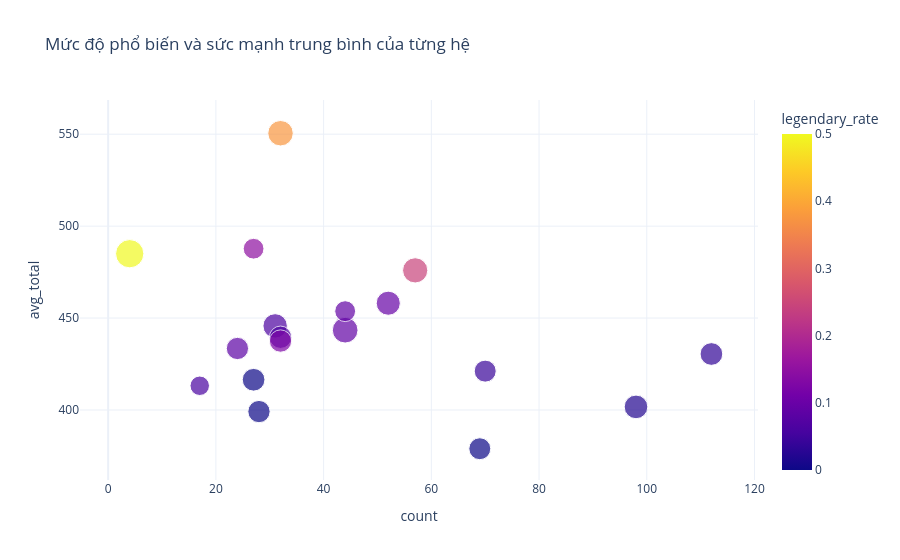

The cell this chart's notebook holds for it:
### Code cell
type_summary = (
    df.groupby("Type 1", as_index=False)
      .agg(
          count=("Name", "count"),
          avg_total=("Total", "mean"),
          avg_speed=("Speed", "mean"),
          legendary_rate=("Legendary", "mean")
      )
)

fig5 = px.scatter(
    type_summary,
    x="count", y="avg_total",
    size="avg_speed", color="legendary_rate",
    hover_name="Type 1",
    title="Mức độ phổ biến và sức mạnh trung bình của từng hệ",
    template="plotly_white"
)
fig5.show()

### Figure 1 — Plotly figure (JSON) as saved in the notebook; plotly's stock layout.template omitted (floating-point values rounded to 4 significant figures)
{"data": [{"hovertemplate": "<b>%{hovertext}</b><br><br>count=%{x}<br>avg_total=%{y}<br>avg_speed=%{marker.size}<br>legendary_rate=%{marker.color}<extra></extra>", "hovertext": ["Bug", "Dark", "Dragon", "Electric", "Fairy", "Fighting", "Fire", "Flying", "Ghost", "Grass", "Ground", "Ice", "Normal", "Poison", "Psychic", "Rock", "Steel", "Water"], "legendgroup": "", "marker": {"color": [0.0, 0.06452, 0.375, 0.09091, 0.05882, 0.0, 0.09615, 0.5, 0.0625, 0.04286, 0.125, 0.08333, 0.02041, 0.0, 0.2456, 0.09091, 0.1481, 0.03571], "coloraxis": "coloraxis", "size": [61.68, 76.16, 83.03, 84.5, 48.59, 66.07, 74.44, 102.5, 64.34, 61.93, 63.91, 63.46, 71.55, 63.57, 81.49, 55.91, 55.26, 65.96], "sizemode": "area", "sizeref": 0.2562, "symbol": "circle"}, "mode": "markers", "name": "", "orientation": "v", "showlegend": false, "type": "scatter", "x": [69, 31, 32, 44, 17, 27, 52, 4, 32, 70, 32, 24, 98, 28, 57, 44, 27, 112], "xaxis": "x", "y": [378.9, 445.7, 550.5, 443.4, 413.2, 416.4, 458.1, 485.0, 439.6, 421.1, 437.5, 433.5, 401.7, 399.1, 475.9, 453.8, 487.7, 430.5], "yaxis": "y"}], "layout": {"coloraxis": {"colorbar": {"title": {"text": "legendary_rate"}}, "colorscale": [[0, "#0d0887"], [0.1111, "#46039f"], [0.2222, "#7201a8"], [0.3333, "#9c179e"], [0.4444, "#bd3786"], [0.5556, "#d8576b"], [0.6667, "#ed7953"], [0.7778, "#fb9f3a"], [0.8889, "#fdca26"], [1, "#f0f921"]]}, "legend": {"itemsizing": "constant", "tracegroupgap": 0}, "title": {"text": "Mức độ phổ biến và sức mạnh trung bình của từng hệ"}, "xaxis": {"anchor": "y", "domain": [0, 1], "title": {"text": "count"}}, "yaxis": {"anchor": "x", "domain": [0, 1], "title": {"text": "avg_total"}}}}
